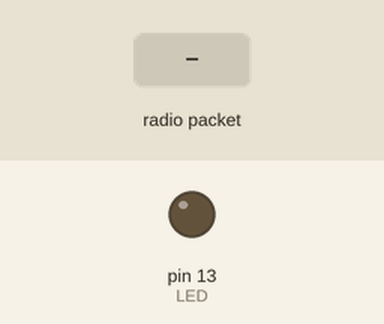
A sketch run on a simulated Arduino Mega 2560, built with avr-gcc and run on an emulated ATmega2560. Parts: output pins drawn as LEDs (lit = HIGH). Inputs (shaded band) come from the test bench. No radio packets arrive unless stated; the modem accepts every AT command (registered, SIM ready, sends succeed) and sends nothing else; pins used as bus, display or sensor lines are not drawn; what the sketch prints to the serial monitor is not drawn.

Above: at 1.2 s.
1.3 s: radio packet "1" arrives
At 1.7 s:
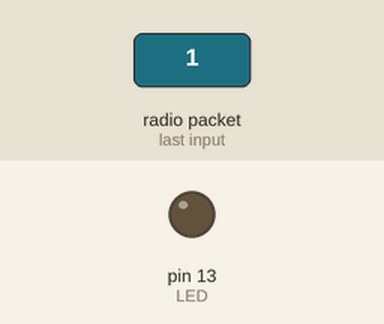
2.9 s: radio packet "0" arrives
At 4.1 s:
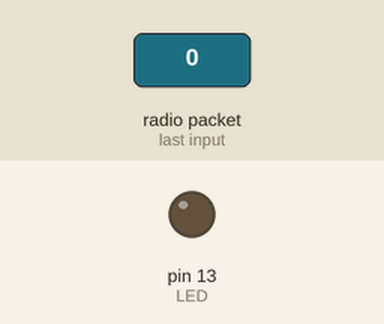
4.5 s: radio packet "2" arrives
At 6.18 s:
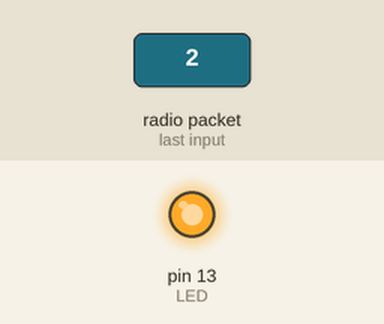
Timing chart, 0 to 7.7 s (numbered marks = the images above; inputs shaded):
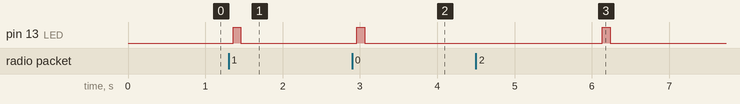

The sketch:

LoRa_RX_Multi.ino
```cpp
#include <SPI.h>
#include <RH_RF95.h>

#define RFM95_CS 8 // Unique for Feather LoRa M0
#define RFM95_RST 4
#define RFM95_INT 3

#define RF95_FREQ 915.0 // Must be the same for RX-TX
RH_RF95 rf95(RFM95_CS, RFM95_INT);

#define LED 13 // On-board LED
#define NUMBER_OF_DEVICES 2 //TODO
#define DATA_LENGTH 18
#define ID_LENGTH 15

// Use String for the sake of ease
String AP = "UWNet"; // Need to register MAC address first (UWNet Only)
String PASS = "";
String API = "I3N8WV2Z2SV5C3EW"; // ThingSpeak.com Write API
String HOST = "api.thingspeak.com";
String PORT_NET = "80";
String field1 = "field1";

int count_command = 0;
int command_time = 0;
boolean found = false;
uint8_t buf[RH_RF95_MAX_MESSAGE_LEN];
uint8_t ongoing_data[DATA_LENGTH * NUMBER_OF_DEVICES + 1];

char list_ID[NUMBER_OF_DEVICES * ID_LENGTH];
char ID[ID_LENGTH];
int logged_devices = 0; // When a device has valid id and is registered the first time of that iteration
int bad_devices = 0; // When a device does not have a valid id, or a device fails
char OUT[2] = "1"; // A response to a sender
int comm_count = 0; // Used as a timeout.

void setup()
{
  device_init();
}

void loop()
{
  if (rf95.available()) {
    transmit(OUT, sizeof(OUT)); // signal that it received data
    digitalWrite(LED, HIGH);
    uint8_t len = sizeof(buf);
    if (rf95.recv(buf, &len))
      Serial.println((char*) buf);
    else
      Serial.println("Receive failed");

    strncpy(ID, (char*) buf, 15); // copy the ID to be compared
    Serial.print("This ID is ");
    Serial.println(ID);

    if (!is_repeated_ID(ID, logged_devices)) {
      Serial.print(ID);
      Serial.println(" logged");
      Serial.println();
      memcpy(list_ID + logged_devices * ID_LENGTH, ID, ID_LENGTH); // Add this ID to a list

      memcpy(ongoing_data + logged_devices * DATA_LENGTH, buf, DATA_LENGTH); // Attach this data to a package
      logged_devices++;
    }

    comm_count++;
    memset(&ID[0], 0, sizeof(ID)); // Clear memory with null
    delay(100);
    digitalWrite(LED, LOW);
  }
  if (logged_devices + bad_devices >= NUMBER_OF_DEVICES || comm_count > 2 * NUMBER_OF_DEVICES) { //comm_count is a timeout condition
    Serial.print("sending data from ");
    Serial.print(logged_devices);
    Serial.print(" out of ");
    Serial.print(NUMBER_OF_DEVICES);
    Serial.println(" devices");
    Serial.print((char*) ongoing_data);
    Serial.println();
    post2API();
    logged_devices = 0;
    comm_count = 0;
    memset(&ongoing_data[0], 0, sizeof(ongoing_data)); // Clear memory with null
    memset(&list_ID[0], 0, sizeof(list_ID));
  }
}

/////////////////////////////////////////////////////////////////////////////////
// Setup the program
/////////////////////////////////////////////////////////////////////////////////

void device_init() {
  radio_init();
  Serial.begin(115200);
  Serial1.begin(115200);
  wifi_init();
  memset(&buf[0], 0, RH_RF95_MAX_MESSAGE_LEN); // Clear memory with null
  memset(&ongoing_data[0], 0, sizeof(ongoing_data));
  memset(&list_ID[0], 0, sizeof(list_ID));
  memset(&ID[0], 0, sizeof(ID));
  digitalWrite(LED, LOW);
}

/////////////////////////////////////////////////////////////////////////////////
// Setup LoRa communication
/////////////////////////////////////////////////////////////////////////////////

void radio_init() {
  pinMode(LED, OUTPUT);
  pinMode(RFM95_RST, OUTPUT);
  // manual reset
  digitalWrite(RFM95_RST, LOW);
  delay(10);
  digitalWrite(RFM95_RST, HIGH);
  delay(10);
  while (!rf95.init())
    while (1);
  if (!rf95.setFrequency(RF95_FREQ))
    while (1);
  rf95.setTxPower(23, false);
}

/////////////////////////////////////////////////////////////////////////////////
// Setup WiFi module
/////////////////////////////////////////////////////////////////////////////////

void wifi_init() {
  send_command("AT", 5, "OK"); // Check ESP8266
  send_command("AT+CWMODE=1", 5, "OK"); // Set station mode
  send_command("AT+CWJAP=\"" + AP + "\",\"" + PASS + "\"", 20, "OK"); // Connect to WiFi
}

/////////////////////////////////////////////////////////////////////////////////
// (ESP8266) send command and wait for expected reply before timeout
// Parameters
//            command: AT command to ESP8266
//            max_time: a timeout
//            read_reply: an array of expected data from ESP8266
/////////////////////////////////////////////////////////////////////////////////

void send_command(String command, int max_time, char read_reply[]) {
  Serial.print(count_command);
  Serial.print(". ");
  Serial.print(command);
  Serial.print(" ");
  while (command_time < (max_time * 1))
  {
    Serial1.println(command); // AT+CIPSEND
    Serial.write(Serial1.read());
    if (Serial1.find(read_reply)) // OK
    {
      found = true;
      break;
    }
    command_time++;
  }
  if (found == true)
  {
    Serial.println("OK");
    count_command++;
    command_time = 0;
  }
  if (found == false)
  {
    Serial.println(" Fail");
    count_command = 0;
    command_time = 0;
  }
  found = false;
}

/////////////////////////////////////////////////////////////////////////////////
// Request an update to Thingspeak
/////////////////////////////////////////////////////////////////////////////////

void post2API() {
  String getData = "GET /update?api_key=" + API + "&" + field1 + "=x" + String((char*) ongoing_data);// Add x to be considered string in Matlab.
  send_command("AT+CIPMUX=1", 20, "OK"); // Multiple connection
  send_command("AT+CIPSTART=0,\"TCP\",\"" + HOST + "\"," + PORT_NET, 15, "OK"); // Establish TCP
  send_command("AT+CIPSEND=0," + String(getData.length() + 50), 4, ">"); // Set data length
  Serial1.println(getData);
  send_command("AT+CIPCLOSE=0", 5, "OK"); // Close TCP
  Serial.println();
}

/////////////////////////////////////////////////////////////////////////////////
// Check if this ID has been logged already
// Parameters
//            ID: a pointer to the ID of a new device
//            logged_devices: a number of devices that have been logged previously
/////////////////////////////////////////////////////////////////////////////////

boolean is_repeated_ID(char* ID, int logged_devices) {
  for (int i = 0; i < logged_devices; i++) {
    Serial.print("comparing ");
    Serial.print(ID);
    Serial.print(" and ");
    Serial.println((list_ID + i * ID_LENGTH));
    if (strncmp((char*) (list_ID + i * ID_LENGTH), ID, ID_LENGTH) == 0) {
      Serial.println("This ID has already logged");
      Serial.println();
      return true;
    }
  }
  return false;
}

/////////////////////////////////////////////////////////////////////////////////
// Send data to the hub using LoRa
// Parameters
//            sendpacket: a pointer of a data array
//            LENGTH: a number of characters to be sent
/////////////////////////////////////////////////////////////////////////////////

void transmit(char sendpacket[], int LENGTH) {
  Serial.println("Replying someone");
  rf95.send((uint8_t *)sendpacket, LENGTH);
  rf95.waitPacketSent();
}
```

Measured:
- after the input at 1.3 s, pin 13 (LED): LOW → HIGH after 0.06 s, → LOW 0.10 s later
- after the input at 2.9 s, pin 13 (LED): LOW → HIGH after 0.06 s, → LOW 0.10 s later
- after the input at 4.5 s, pin 13 (LED): LOW → HIGH after 1.6 s, → LOW 0.10 s later
